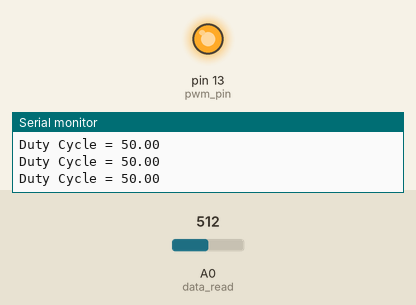
Bench run of a sketch on a simulated Arduino Uno, built with avr-gcc and run on an emulated ATmega328P. Parts: output pins drawn as LEDs (lit = HIGH), the last lines printed to the serial monitor. The test bench sets the inputs (shaded band); at power-on: A0 (data_read) = 512.

Above: at 1.2 s.
1.3 s: A0 (data_read) set to 496
At 2.4 s:
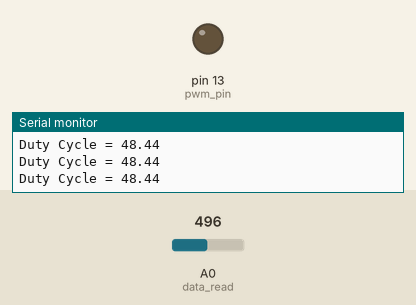
2.8 s: A0 (data_read) set to 716
At 3.5 s:
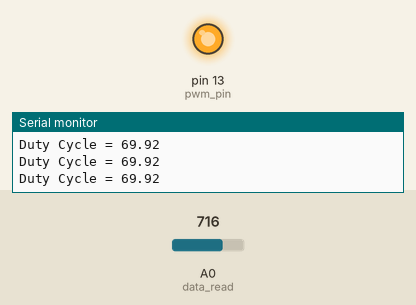
4.3 s: A0 (data_read) set to 511
At 5.7 s:
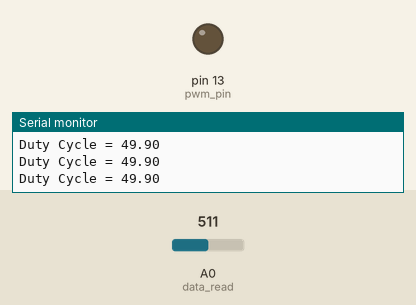
Timing chart, 0 to 7.3 s (numbered marks = the images above; inputs shaded):
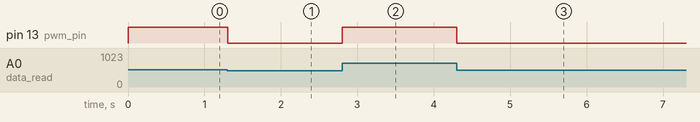

Measured:
- the behaviour switches between 512 and 511 on A0 (data_read) (found by bisection; images 0 and 1)
- after the input at 1.3 s, pin 13 (pwm_pin): HIGH → LOW at once
- after the input at 2.8 s, pin 13 (pwm_pin): LOW → HIGH at once
- after the input at 4.3 s, pin 13 (pwm_pin): HIGH → LOW at once

The sketch:

version2.code.ino
```cpp
int data_read = A0;
int pwm_pin = 13;
float duty_cycle = 0;
//float degisken = 0;
float inputValue = 0;

void setup() {
  Serial.begin(9600);
  pinMode(pwm_pin,OUTPUT);
  TCCR0B = TCCR0B & B11111000 | B00000010;    // set timer 0 divisor to     8 for PWM frequency of  7812.50 Hz D13 bacagı için
  TCCR2B = TCCR2B & B11111000 | B00000010;    // set timer 2 divisor to     8 for PWM frequency of  3921.16 Hz D9 bacagı için
}


void loop(){

   inputValue = analogRead(data_read);
   analogWrite(pwm_pin, inputValue/4);
   duty_cycle = inputValue / 1024 *100;
   Serial.print("Duty Cycle = ");
   Serial.println(duty_cycle);
}
```
